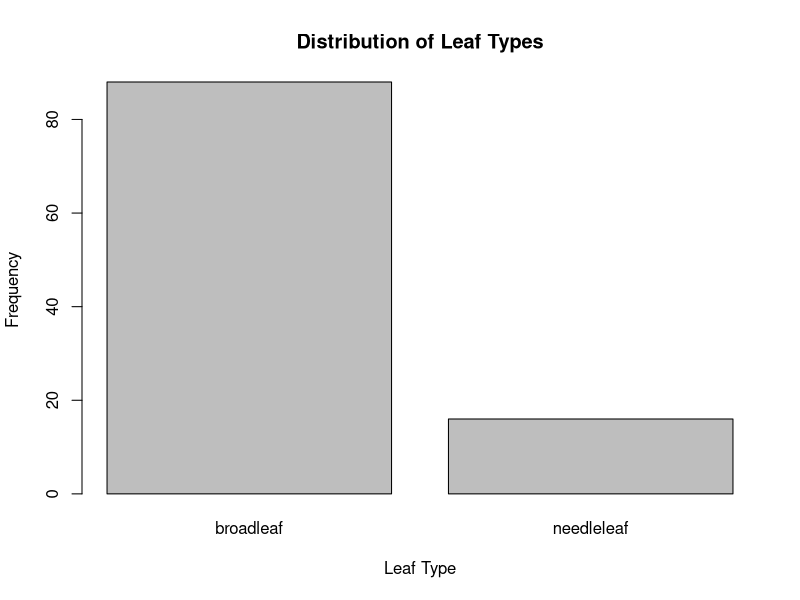
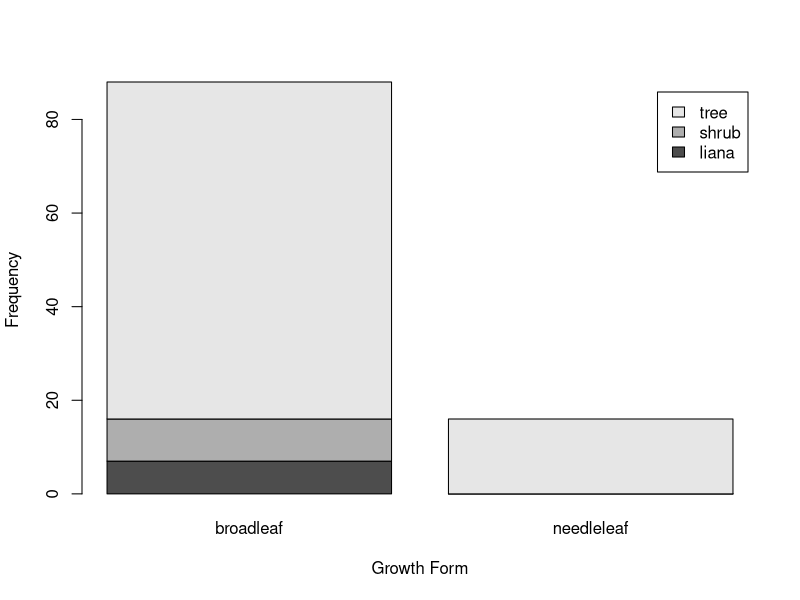
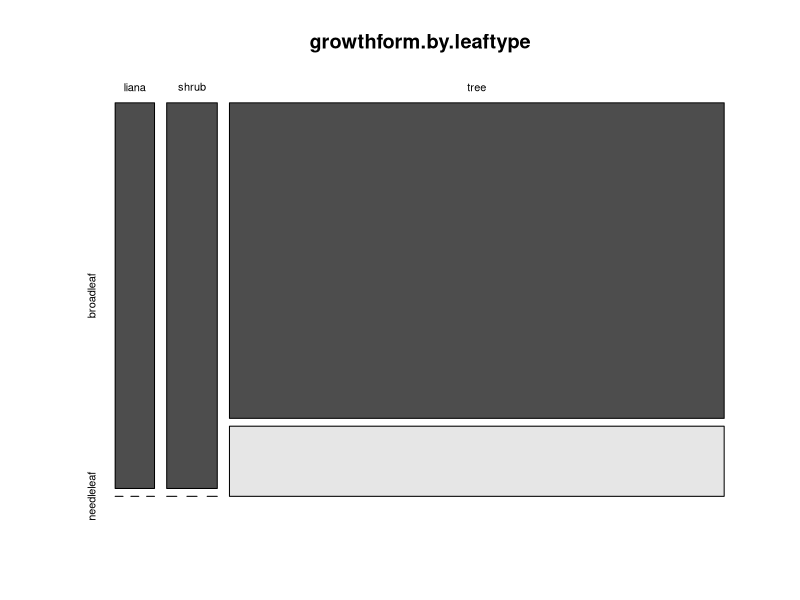
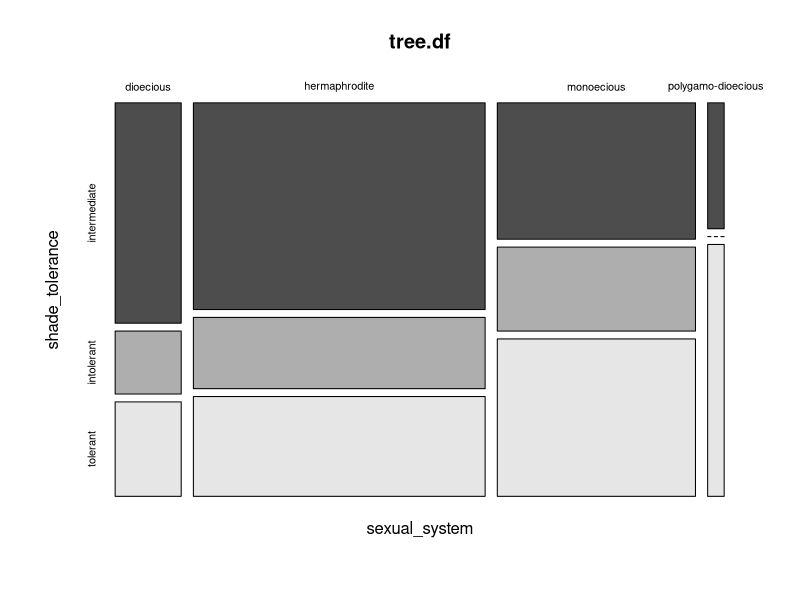
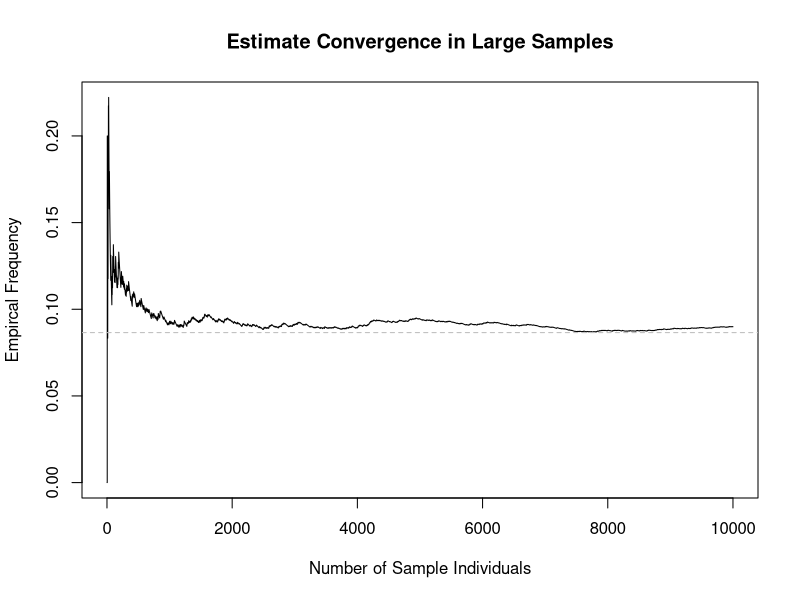
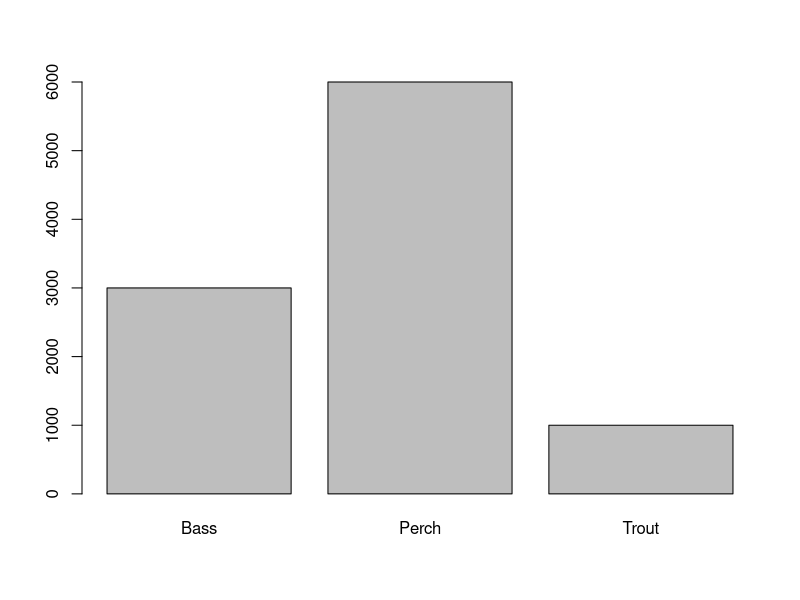
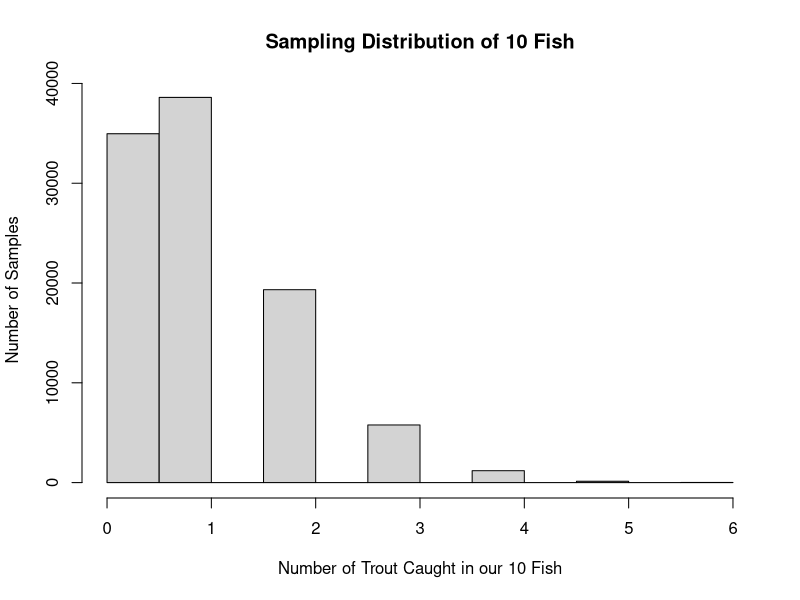
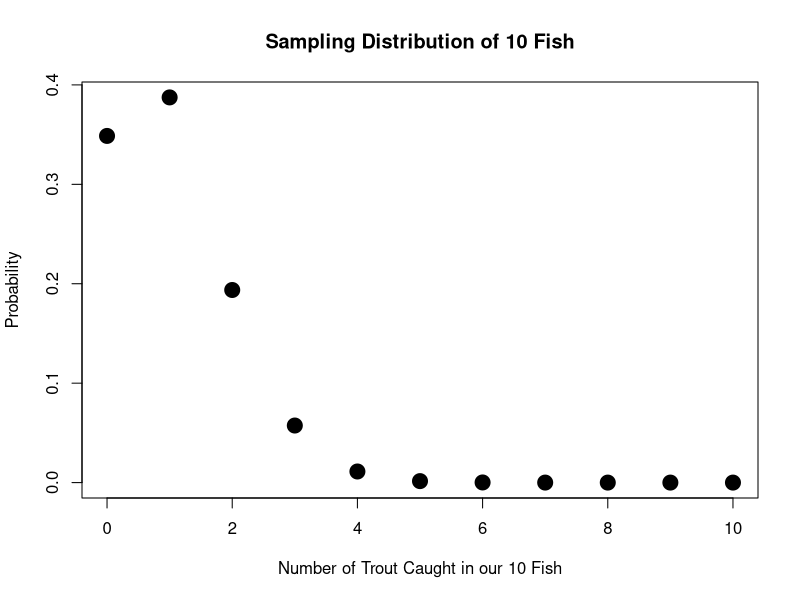

Write the R code that produced these figures, in order.
## ---- chunk 1
library(knitr)
# Set so that long lines in R will be wrapped:
knitr::opts_chunk$set(echo = TRUE)
opts_knit$set(root.dir = '/Users/nicholaskortessis/Library/CloudStorage/GoogleDrive-kortessn@wfu.edu/My Drive/Import/Wake Forest/Teaching/24-25/2025 - Spring/BIO 380/Lab/Wk4')
## ---- chunk 2
setwd('/Users/nicholaskortessis/Library/CloudStorage/GoogleDrive-kortessn@wfu.edu/My Drive/Import/Wake Forest/Teaching/24-25/2025 - Spring/BIO 380/Lab/Wk4')
tree.df <- read.csv(file = 'species_attributes.csv')

str(tree.df)
## ---- chunk 3
table(tree.df$needleleaf_broadleaf)
## ---- chunk 4
set.seed(1)
sample(tree.df$needleleaf_broadleaf, # sample from the needleleaf_broadleaf column
       size = 1) # Sample 1 individual. No need to worry about replace if we just take 1
## ---- chunk 5
set.seed(1)
sample.indx <- sample(1:nrow(tree.df), size = 1)
tree.df[sample.indx,]
tree.df[sample.indx,'species_name']
## ---- chunk 6
set.seed(Sys.time())
## ---- chunk 7
leaftype.counts <- table(tree.df$needleleaf_broadleaf)
barplot(leaftype.counts, xlab = 'Leaf Type', ylab = 'Frequency', 
        main = 'Distribution of Leaf Types')
## ---- chunk 8
(growthform.by.leaftype <- table(tree.df$growth_form,tree.df$needleleaf_broadleaf))
barplot(growthform.by.leaftype,
        xlab = 'Growth Form', ylab = 'Frequency',
        legend = T)
## ---- chunk 9
mosaicplot(growthform.by.leaftype,
           color = T)
## ---- chunk 10
num.species <- nrow(tree.df)
growthform.by.leaftype/num.species
## ---- chunk 11
(leaf.type.prob <- colSums(growthform.by.leaftype/num.species))
(growth.form.prob <- rowSums(growthform.by.leaftype/num.species))
## ---- chunk 12
mosaicplot(~ sexual_system + shade_tolerance, data = tree.df, 
           color = T)
## ---- chunk 13
num.repeated.samples <- 10000 # That's a lot of individuals to sample
set.seed(1)
sample.indx <- sample(1:nrow(tree.df), # sample the individuals
                      size = num.repeated.samples, # sample an individual many times
                      replace = T) # make sure to put them back before resampling
sample.trees <- tree.df[sample.indx,]
head(sample.trees)
## ---- chunk 14
growth_form_freq <- table(sample.trees$growth_form)/nrow(sample.trees)
## ---- chunk 15
emp.freq <- rep(NA, num.repeated.samples)
for (i in 1:num.repeated.samples){
  emp.freq[i] <- sum(sample.trees[1:i,'growth_form'] == 'shrub')/i
}
plot(emp.freq, typ = 'l', col = rgb(0,0,0),
     xlab = 'Number of Sample Individuals',
     ylab = 'Empircal Frequency',
     main = 'Estimate Convergence in Large Samples'     )
abline(h = sum(tree.df$growth_form == 'shrub')/nrow(tree.df),
       lty = 2, col = 'gray')
## ---- chunk 16
fish.species <- c('Bass', 'Trout', 'Perch')
frequency <- c(0.3, 0.1, 0.6)
total.fish <- 10000

fish <- rep(fish.species, times = total.fish*frequency)
table(fish)
barplot(table(fish))
## ---- chunk 17
(sample.fish <- sample(fish, size = 1, replace = T))
## ---- chunk 18
(sample.fish <- sample(c("Bass", "Trout", "Perch"), 
                       size = 1, replace = T,
                       prob = c(0.3,0.1,0.6)))
## ---- chunk 19
coin <- c('Heads', 'Tails')
sample(coin, size = 1)
## ---- chunk 20
odds.tails <- 5
p.tails <- odds.tails/(1 + odds.tails)
p.heads <- 1 - p.tails

# Check that it works
p.tails/p.heads # should be odds.tails
p.tails + p.heads # should be 1
## ---- chunk 21
sample(coin, size = 1, prob = c(p.heads, p.tails))
## ---- chunk 22
set.seed(1)
(fish.sample <- sample(fish, size = 10, replace = T))
sum(fish.sample == 'Trout')
## ---- chunk 23
rbinom(n = 1, size = 10, prob = 0.1)
# 1 random value from the distribution with 10 sampled fish
# and probability of catching a trout is 0.1.
## ---- chunk 24
num.samples <- 4
fish.per.sample <- 10
p.trout <- 0.1
set.seed(1)
fishing.samples <- rbinom(n = num.samples,
                          size = fish.per.sample,
                          prob = p.trout)
fishing.samples
## ---- chunk 25
(est.trout.freq <- fishing.samples/fish.per.sample)
## ---- chunk 26
num.samples <- 100000 # Repeat our sampling scheme 100,000 times
fishing.samples <- rbinom(n = num.samples, 
                          size = fish.per.sample,
                          prob = p.trout)
hist(fishing.samples, 
     xlab = 'Number of Trout Caught in our 10 Fish',
     ylab = 'Number of Samples',
     main = 'Sampling Distribution of 10 Fish')
## ---- chunk 27
num.fish.per.sample <- 10 # Sample size
possible.outcomes <- 0:num.fish.per.sample # Set of possible outcomes (# trout in 10 fish)

(catch.prob <- dbinom(possible.outcomes, # Give it the possible outcomes to evaluate probabilities
       size = num.fish.per.sample, # Tell it the sample size
       prob = p.trout)) # Tell it the probbaility of success

## ---- chunk 28
plot(possible.outcomes, catch.prob,
     xlab = 'Number of Trout Caught in our 10 Fish', 
     ylab = 'Probability',
     main = 'Sampling Distribution of 10 Fish',
     cex = 2, pch = 19)
## ---- chunk 29
sum(dbinom(0:5, # Give it the possible outcomes to evaluate probabilities
       size = num.fish.per.sample, # Tell it the sample size
       prob = p.trout))
## ---- chunk 30
(cumulative.prob <- pbinom(possible.outcomes, 
       size = num.fish.per.sample, 
       prob = p.trout))
plot(possible.outcomes, cumulative.prob, 
     xlab = 'Number of Trout Caught in our 10 Fish',
     ylab = 'Cumulative Probability', 
     pch = 19, cex = 2,
     main = 'Cumulative Distribution for Binomial',
     ylim = c(0,1))
## ---- chunk 31
qbinom(c(0.25, 0.5, 0.75), # quantiles we want
       size = num.fish.per.sample, # number of fish in our sample
       prob = p.trout) # probability of a fish being a trout
## ---- chunk 32
sample.size <- 20
fish.size.mean <- 100
fish.size.sd <- 10
(fish.size.sample <- rnorm(n = sample.size,
                           mean = fish.size.mean,
                           sd = fish.size.sd))
## ---- chunk 33
fish.sizes <- seq(from = 0, to = 200, length = 1000) # A bunch of numbers between 0 and 200
size.prob <- dnorm(fish.sizes, # The probabilities associated with each fish size
                   mean = fish.size.mean, 
                   sd = fish.size.sd)
plot(fish.sizes, size.prob, 
     xlab = 'Fish Size (cm)',
     ylab = 'Probability Density', 
     main = 'Normal Distribution of Fish Sizes',
     typ = 'l', lwd = 3,
     xlim = c(50,150))
## ---- chunk 34
size.cumulative.prob <- pnorm(fish.sizes,
                               mean = fish.size.mean,
                               sd = fish.size.sd)
plot(fish.sizes, size.cumulative.prob, 
     xlab = 'Fish Size (cm)',
     ylab = 'Probability Density', 
     main = 'Normal Distribution of Fish Sizes',
     typ = 'l', lwd = 3,
     xlim = c(50,150))
## ---- chunk 35
plot(fish.sizes, size.prob, 
     xlab = 'Fish Size (cm)',
     ylab = 'Probability Density', 
     main = 'Normal Distribution of Fish Sizes',
     typ = 'l', lwd = 3,
     xlim = c(50,150))
polygon(c(fish.sizes[fish.sizes<=105],105,0), c(size.prob[fish.sizes <= 105],0,0),
        col = 'red')
## ---- chunk 36
(cumul.prob.105 <- pnorm(105, fish.size.mean, fish.size.sd))
plot(fish.sizes, size.cumulative.prob, 
     xlab = 'Fish Size (cm)',
     ylab = 'Probability Density', 
     main = 'Normal Distribution of Fish Sizes',
     typ = 'l', lwd = 3,
     xlim = c(50,150))
lines(c(105, 105, 0), c(0,cumul.prob.105,cumul.prob.105), 
      col = 'red', lwd = 2)
## ---- chunk 37
(fish.q.30 <- qnorm(0.3, mean = fish.size.mean, sd = fish.size.sd))

plot(fish.sizes, size.cumulative.prob, 
     xlab = 'Fish Size (cm)',
     ylab = 'Probability Density', 
     main = 'Normal Distribution of Fish Sizes',
     typ = 'l', lwd = 3,
     xlim = c(50,150))
lines(c(0, fish.q.30, fish.q.30), c(0.3,0.3,0), col = 'red', lwd = 1)
